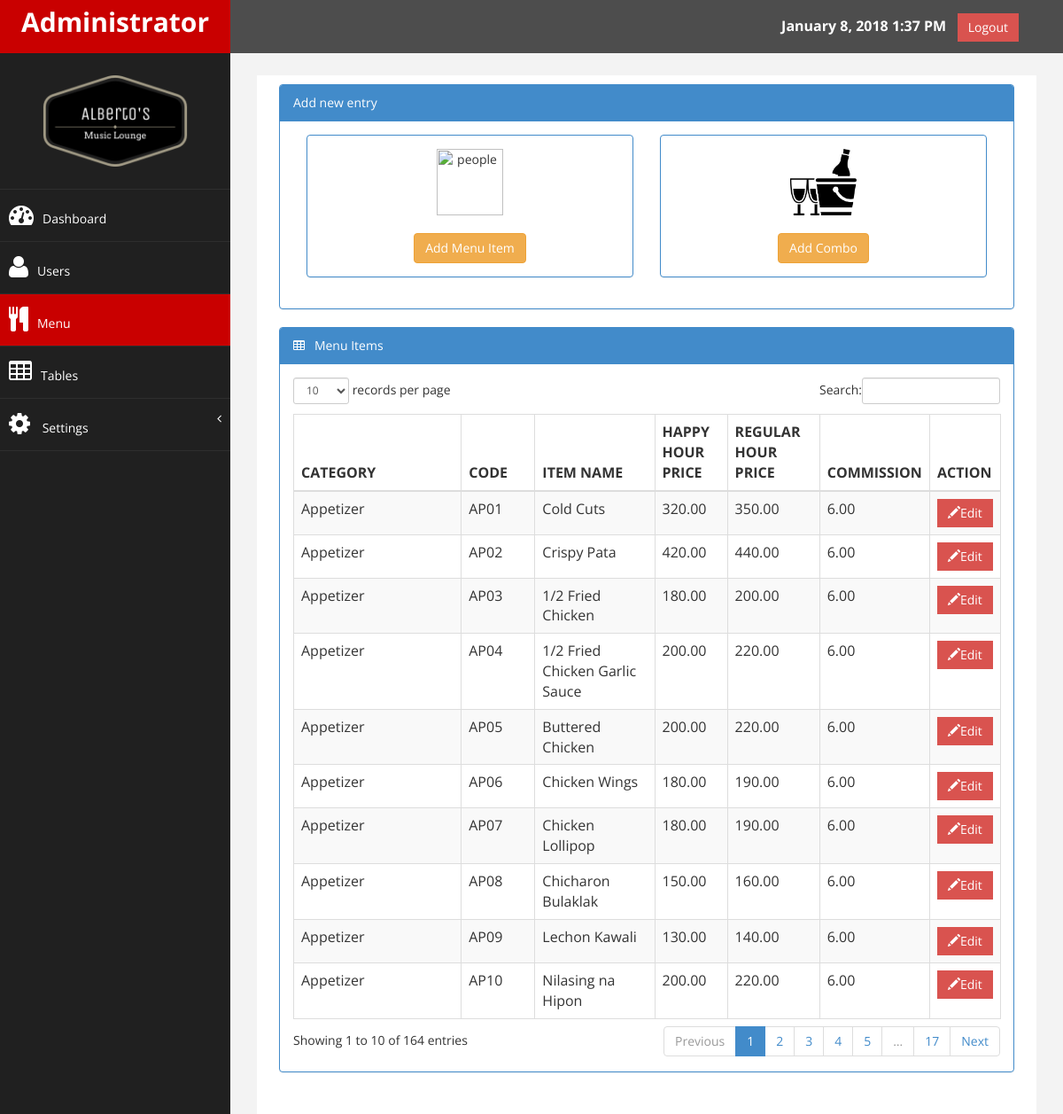
The app's page /admin/manage.php (signed in) with its own data.
### tables this page shows
CREATE TABLE IF NOT EXISTS `menu_db` (
  `menuitem_id` int(11) NOT NULL AUTO_INCREMENT,
  `name` varchar(255) DEFAULT NULL,
  `item_category` varchar(255) DEFAULT NULL,
  `item_happyprice` double(65,2) DEFAULT NULL,
  `item_regularprice` double(65,2) DEFAULT NULL,
  `item_availability` enum('not available','available') DEFAULT NULL,
  `code` varchar(255) DEFAULT NULL,
  `item_commission` double(65,2) DEFAULT NULL,
  `item_discount` double(65,2) DEFAULT NULL,
  PRIMARY KEY (`menuitem_id`),
  UNIQUE KEY `name` (`name`)
);

### admin/manage.php (the view, shortened to what this page needs)
<html xmlns="http://www.w3.org/1999/xhtml">
<head>
    <link href="assets/css/bootstrap.css" rel="stylesheet" />
    <link href="assets/css/font-awesome.css" rel="stylesheet" />
    <link href="assets/css/custom.css" rel="stylesheet" />
    <link href="assets/js/dataTables/dataTables.bootstrap.css" rel="stylesheet" />
</head>
<body>
    <div id="wrapper">
        <nav class="navbar navbar-default navbar-cls-top " role="navigation" style="margin-bottom: 0">
            <div class="navbar-header">
                <a class="navbar-brand" href="transac.php">Administrator</a>
            </div>
  <div style="color: white;
padding: 15px 50px 5px 50px;
float: right;
font-size: 16px;"> <b><?php date_default_timezone_set("Asia/Manila");
                            echo $today = date("F j, Y g:i A");?></b> &nbsp; <a href="logout.php" onclick="return confirm('Do you really want to Log Out?');"class="btn btn-danger square-btn-adjust">Logout</a> </div>
        </nav>
                <nav class="navbar-default navbar-side" role="navigation">
            <div class="sidebar-collapse">
                <ul class="nav" id="main-menu">
                <li class="text-center">
                    <img src="assets/img/AML.png" class="user-image img-responsive"/>
                    </li>
                        <li>
                        <a  href="transac.php"><i class="fa fa-tachometer fa-2x" aria-hidden="true"></i><span class="hidden-xs hidden-sm">Dashboard</span></a></li>
                        <li><a href="users.php"><i class="fa fa-user fa-2x" aria-hidden="true"></i><span class="hidden-xs hidden-sm">Users</span></a></li>
                        <li><a class="active-menu" href="manage.php"><i class="fa fa-cutlery fa-2x" aria-hidden="true"></i><span class="hidden-xs hidden-sm">Menu</span></a></li>
                        <li><a href="tables.php"><i class="fa fa-table fa-2x" aria-hidden="true"></i><span class="hidden-xs hidden-sm">Tables</span></a></li>
                       <li>
                        <a href="#"><i class="fa fa-cog fa-2x"></i> Settings<span class="fa arrow"></span></a>
                      </li>
                    </ul>
                </div>
         </nav>
          <div id="page-wrapper" >
            <div id="page-inner">
          <div class="row">
                <div class="col-md-12">
                                   <div class="col-md-12 col-sm-12">
                    <div class="panel panel-primary">
                        <div class="panel-heading">
                       Add new entry
                        </div>
                        <div class="panel-body">
                                    <form role="form">
                                        <div class="col">
                                            <div class="col-md-6">
                                                <div class="panel panel-primary">
                                                   <div class="panel-body">
                                                        <div class="people">
                                                            <center><img id="people" src="assets/img/item.png" width="75" height="75" alt="people"><br/><br/><center>
                                                            <center> <a href="#" class="btn btn-warning" data-toggle="modal" data-target="#myModal">Add Menu Item</a></button></a></center>
                                                        </div>
                                                    </div>
                                                </div>
                                            </div>
                                    </div>
                                    <div class="col">
                                        <div class="col-md-6">
                                            <div class="panel panel-primary">
                                                <div class="panel-body">
                                                    <div class="organization">
                                                        <center><img id="organization" src="assets/img/combo.png" width="75" height="75" alt="organization"><br/><br/><center>
                                                        <center><a href="combo.php" class="btn btn-warning">Add Combo</i></a></button></a></center>
                                                    </div>
                                                </div>
                                            </div>
                                        </div>
                                    </div>
                                </form>
                            </div>
                        </div>
                            </div>
               <div class="col-md-12 col-sm-12">
               <div class="panel panel-primary">
               <div class="panel-heading">
                 <i class="fa fa-table" aria-hidden="true"></i> &nbsp;
                   Menu Items
               </div>
               <div class="panel-body">
               <div class="table-responsive">
                 <table class="table table-striped table-bordered table-hover" id="dataTables-example" name="table_content">
                   <thead>
                     <th>CATEGORY</th>
                     <th>CODE</th>
                     <th>ITEM NAME</th>
                     <th>HAPPY HOUR PRICE</th>
                     <th>REGULAR HOUR PRICE</th>
                     <th>COMMISSION</th>
                     <th>ACTION</th>
                   </thead>
              <?php
                   $connection=mysqli_connect("localhost","root","","aml_db");
                       $result = mysqli_query($connection,"SELECT * FROM menu_db" );
                       while($row = mysqli_fetch_array($result))
                        {
              ?>
                       <tr>
                         <td> <?php echo $row['item_category']; ?></td>
                         <td> <?php echo $row['code']; ?></td>
                         <td> <?php echo $row['name']; ?></td>
                         <td> <?php echo $row['item_happyprice']; ?></td>
                         <td> <?php echo $row['item_regularprice']; ?></td>
                         <td> <?php echo $row['item_commission']; ?></td>
               <?php
                         echo "<td>";
                         echo " <a class='btn btn-danger square-btn-adjust' href=\"editMenu.php? menuitem_id=".$row['menuitem_id']. "\">
                                <span class='glyphicon glyphicon-pencil'></span>";
                         echo "Edit";
                         echo "</td>";
               ?>
                        </tr>
               <?php
                }
               ?>
                  </table>
                  </div>
                  </div>
            </div>
                      </div>
                </div>
                </div>
                </div>
                </div>
</body>

### admin/assets/css/custom.css (style rules this page uses)
body { font-family: 'Open Sans', sans-serif; }
#wrapper { width: 100%; background:#202020; }
#page-wrapper { padding: 15px 15px; min-height: 600px; background:#F3F3F3; }
#page-inner { width:100%; margin:10px 20px 10px 0px; background-color:#fff!important; padding:10px; min-height:1200px; }
.text-center { text-align:center; }
.square-btn-adjust { border: 0px solid transparent; -webkit-border-radius: 0px; -moz-border-radius: 0px; border-radius: 0px; }
.user-image { margin: 25px auto; -webkit-border-radius: 10px; -moz-border-radius: 10px; border-radius: 10px; max-height:170px; max-width:170px; }
.navbar-cls-top .navbar-brand { color: #fff; background: #C90000; width: 260px; text-align: center; height: 60px; font-size: 30px; font-weight: 700; }
.active-menu { background-color:#C90000!important; }
.arrow { float: right; }
.fa.arrow:before { content: "\f104"; }
.sidebar-collapse , .sidebar-collapse .nav { background:none; }
.sidebar-collapse .nav { padding:0; }
.sidebar-collapse .nav > li > a { color:#fff; background:#202020; text-shadow:none; }
.sidebar-collapse > .nav > li > a { padding:15px 10px; }
.sidebar-collapse > .nav > li { border-bottom: 1px solid rgba(107, 108, 109, 0.19); }
.navbar-side { border:none; background-color: #202020; }
.navbar-cls-top { background:#4D4D4D; border-bottom:none; }
.navbar-default { border:0px solid black; }
.navbar-header { background: #A70303; }
.nav > li > a > i { margin-right:10px; }
@media (min-width:768px) { #page-wrapper { margin: 0 0 0 260px; padding: 15px 30px; min-height: 1200px; } }
@media (min-width:768px) { .navbar-side { z-index: 1; position: absolute; width: 260px; } }
@media (min-width:768px) { .navbar { border-radius: 0px; } }

### records on screen
menu_db: item_category "Appetizer", code "AP01", name "Cold Cuts", item_happyprice "320.00", item_regularprice "350.00", item_commission "6.00"
menu_db: item_category "Appetizer", code "AP02", name "Crispy Pata", item_happyprice "420.00", item_regularprice "440.00", item_commission "6.00"
menu_db: item_category "Appetizer", code "AP03", name "1/2 Fried Chicken", item_happyprice "180.00", item_regularprice "200.00", item_commission "6.00"
menu_db: item_category "Appetizer", code "AP04", name "1/2 Fried Chicken Garlic Sauce", item_happyprice "200.00", item_regularprice "220.00", item_commission "6.00"
menu_db: item_category "Appetizer", code "AP05", name "Buttered Chicken", item_happyprice "200.00", item_regularprice "220.00", item_commission "6.00"
menu_db: item_category "Appetizer", code "AP06", name "Chicken Wings", item_happyprice "180.00", item_regularprice "190.00", item_commission "6.00"
menu_db: item_category "Appetizer", code "AP07", name "Chicken Lollipop", item_happyprice "180.00", item_regularprice "190.00", item_commission "6.00"
menu_db: item_category "Appetizer", code "AP08", name "Chicharon Bulaklak", item_happyprice "150.00", item_regularprice "160.00", item_commission "6.00"
menu_db: item_category "Appetizer", code "AP09", name "Lechon Kawali", item_happyprice "130.00", item_regularprice "140.00", item_commission "6.00"
menu_db: item_category "Appetizer", code "AP10", name "Nilasing na Hipon", item_happyprice "200.00", item_regularprice "220.00", item_commission "6.00"
